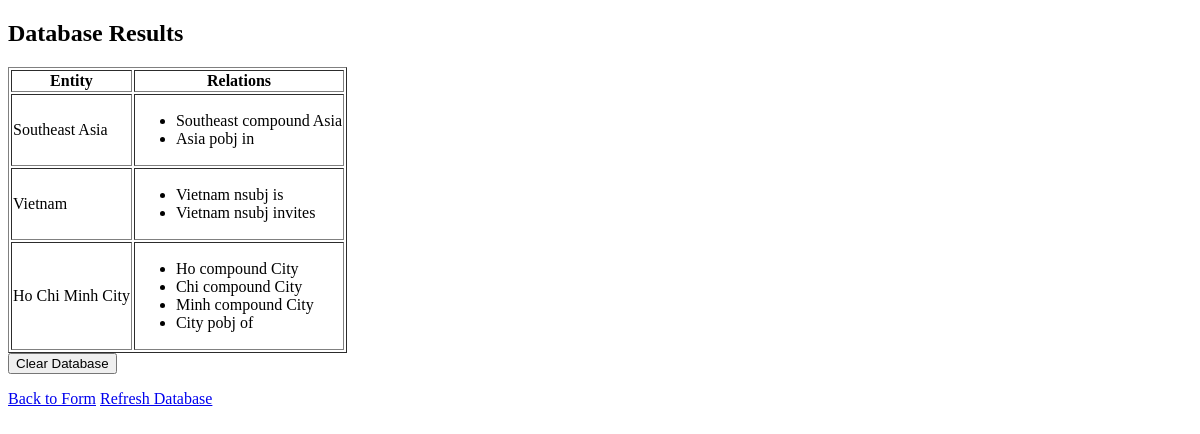
The page /database on the database its author committed.
### app_flask.py (models this page shows)
class Entity(db.Model):
    id = db.Column(db.Integer, primary_key=True)
    text = db.Column(db.String(100))
    relations = db.relationship('Relation', backref='entity', lazy=True)

class Relation(db.Model):
    id = db.Column(db.Integer, primary_key=True)
    relation_text = db.Column(db.String(100))
    entity_id = db.Column(db.Integer, db.ForeignKey('entity.id'), nullable=False)

### app_flask.py (the view)
@app.route('/database')
def database():
    entities = Entity.query.all()
    return render_template('database.html', entities=entities)

### templates/database.html (shortened to what this page needs)
<!DOCTYPE html>
<html lang="en">
<head>
    <link rel="stylesheet" href="{{ url_for('static', filename='css/main.css') }}" />
</head>
<body>
    <h2>Database Results</h2>
    <table border="1">
        <tr>
            <th>Entity</th>
            <th>Relations</th>
        </tr>
        {% for entity in entities %}
        <tr>
            <td>{{ entity.text }}</td>
            <td>
                {% if entity.relations %}
                <ul>
                    {% for relation in entity.relations %}
                    <li>{{ relation.relation_text }}</li>
                    {% endfor %}
                </ul>
                {% else %}
                No relations found.
                {% endif %}
            </td>
        </tr>
        {% endfor %}
    </table>
    <form method="POST" action="{{ url_for('clear_database') }}">
        <input type="submit" value="Clear Database" onclick="return confirm('Are you sure you want to clear the database?');">
    </form>
    <p>
        <a href="{{ url_for('index') }}" class="btn">Back to Form</a>
        <a href="{{ url_for('database') }}" class="btn">Refresh Database</a>
    </p>
</body>
</html>

### rows shown on the page
Entity: text "Southeast Asia"
Relation: relation_text "Southeast compound Asia"
Relation: relation_text "Asia pobj in"
Entity: text "Vietnam"
Relation: relation_text "Vietnam nsubj is"
Relation: relation_text "Vietnam nsubj invites"
Entity: text "Ho Chi Minh City"
Relation: relation_text "Ho compound City"
Relation: relation_text "Chi compound City"
Relation: relation_text "Minh compound City"
Relation: relation_text "City pobj of"
